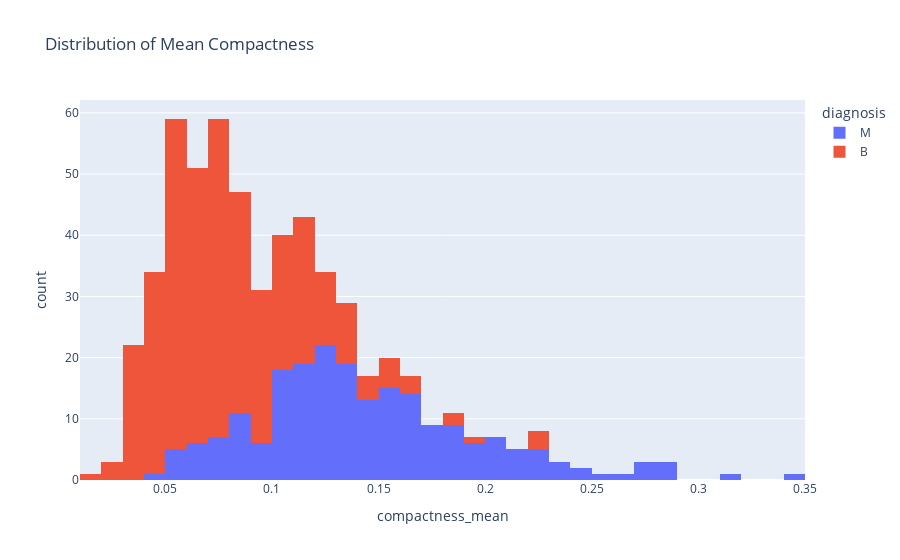

This figure's notebook cell:
### Markdown cell above
Tumors with have concavity seems to have a higher chance of being malignant. This is because more aggressive tumors tend to have more irregular shapes and deeper concavities.

### Code cell
px.histogram(medical_df, x='compactness_mean', title='Distribution of Mean Compactness', color='diagnosis')

### Figure 1 — Plotly figure (JSON) as saved in the notebook; plotly's stock layout.template omitted (floating-point values rounded to 4 significant figures; data arrays with more than 128 entries replaced by an {"elided": "..."} marker saying what was removed)
{"data": [{"alignmentgroup": "True", "bingroup": "x", "hovertemplate": "diagnosis=M<br>compactness_mean=%{x}<br>count=%{y}<extra></extra>", "legendgroup": "M", "marker": {"color": "#636efa", "pattern": {"shape": ""}}, "name": "M", "offsetgroup": "M", "orientation": "v", "showlegend": true, "type": "histogram", "x": {"elided": "212 float values"}, "xaxis": "x", "yaxis": "y"}, {"alignmentgroup": "True", "bingroup": "x", "hovertemplate": "diagnosis=B<br>compactness_mean=%{x}<br>count=%{y}<extra></extra>", "legendgroup": "B", "marker": {"color": "#EF553B", "pattern": {"shape": ""}}, "name": "B", "offsetgroup": "B", "orientation": "v", "showlegend": true, "type": "histogram", "x": {"elided": "357 float values"}, "xaxis": "x", "yaxis": "y"}], "layout": {"barmode": "relative", "legend": {"title": {"text": "diagnosis"}, "tracegroupgap": 0}, "title": {"text": "Distribution of Mean Compactness"}, "xaxis": {"anchor": "y", "domain": [0, 1], "title": {"text": "compactness_mean"}}, "yaxis": {"anchor": "x", "domain": [0, 1], "title": {"text": "count"}}}}
